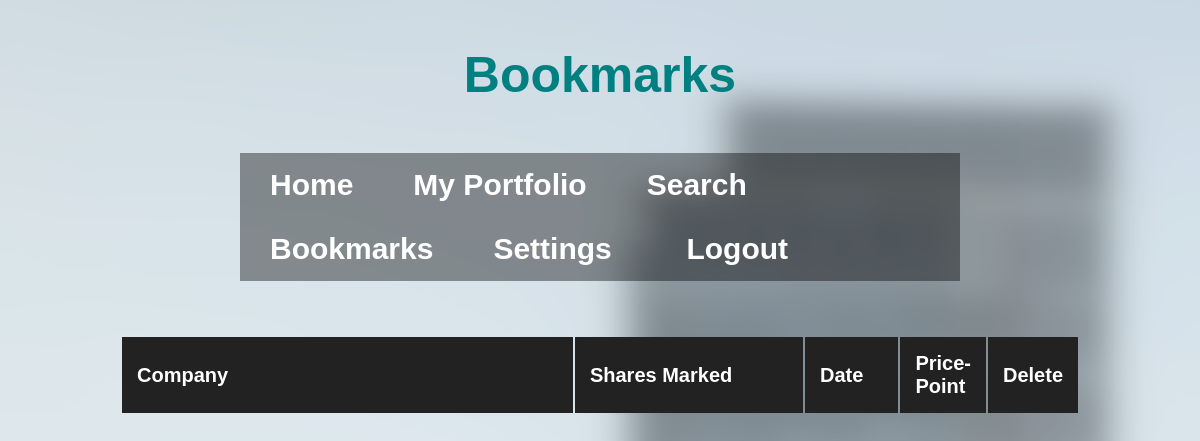
Before: /bookmarks (signed in) with the older database file.
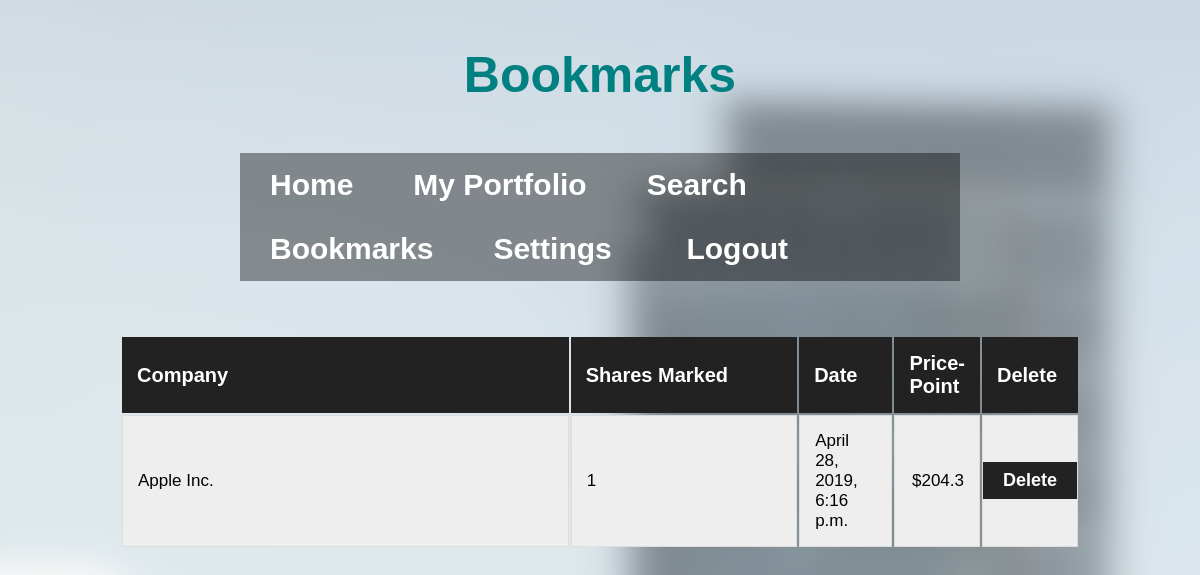
After: the same page with the newer database file.
### XChange/models.py (models this page shows)
class Bookmark(models.Model):
    userProfile = models.ForeignKey(UserProfile)
    companyName = models.CharField(max_length=250)
    setDate = models.DateTimeField()
    bookmarkPrice = models.FloatField(max_length=250)
    bookmarkAmount = models.IntegerField(max_length=250)

### XChange/views.py (the view, shortened to what this page needs)
# urls.py: url(r'^bookmarks', views.bookmarks, name='bookmarks'),
def bookmarks(request):
    if not request.user.is_authenticated:
        return redirect('%s?next=%s' % (djSettings.LOGIN_URL, request.path))
    currentProfile = UserProfile.objects.get(user = request.user)
    userBookmarks = Bookmark.objects.filter(userProfile = currentProfile).order_by('companyName')
    return render(request, 'XChange/bookmarks.html', {'userBookmarks': userBookmarks})

### XChange/templates/XChange/bookmarks.html (shortened to what this page needs)
<!DOCTYPE html>
<html>
  <head>
    <link rel="stylesheet" type="text/css" href="/static/XChange/css/bookmarks.css" />
    <link rel="stylesheet" type="text/css" href="/static/XChange/css/common.css" />
  </head>
  <body>
    <h1 id="bookmark-title">Bookmarks</h1>
    <div class="navBarDiv">
      <ul class="navBarList">
        <li class="homeNav"><a href="home.html">Home</a></li>
        <li class="portNav"><a href="myPortfolio.html">My Portfolio</a></li>
        <li class="srchNav"><a href="search.html">Search</a></li>
        <li class="bmarkNav"><a href="#">Bookmarks</a></li>
        <li class="settNav"><a href="settings.html">Settings</a></li>
        <li class="logOut">
                  <form method='POST'>
                    <button type="submit" name="submit" value="Logout">Logout</button>
                  </form></li>
      </ul>
    </div>
    <br>
    <div id="tableDiv">
      <table id = "tableBookmark">
        <col id="compNameBook">
        <col id="dateBook">
        <col id="priceBook">
        <col id="deleteButton">
        <tr>
          <th>Company</th>
          <th>Shares Marked</th>
          <th>Date</th>
          <th class="rightAlignPrice">Price-Point</th>
          <th id="deleteHeader">Delete</th>
        </tr>
        {% for b in userBookmarks %}
          <tr>
            <td>{{b.companyName}}</td>
            <td>{{b.bookmarkAmount}}</td>
            <td>{{b.setDate}}</td>
            <td class="rightAlignPrice">${{b.bookmarkPrice}}</td>
            <td class="deleteCell">
            <form method='POST'>
                <button type="submit" name="delete" value="{{b.id}}">Delete</button>
            </form>
            </td>
          </tr>
        {% endfor %}
      </table>
    </div>
  </body>
</html>

Changed rows visible on the page:
added Bookmark: companyName "Apple Inc.", bookmarkAmount "1", setDate "April 28, 2019, 6:16 p.m.", bookmarkPrice "204.3", {{ b.id }} 12 (drawn)
